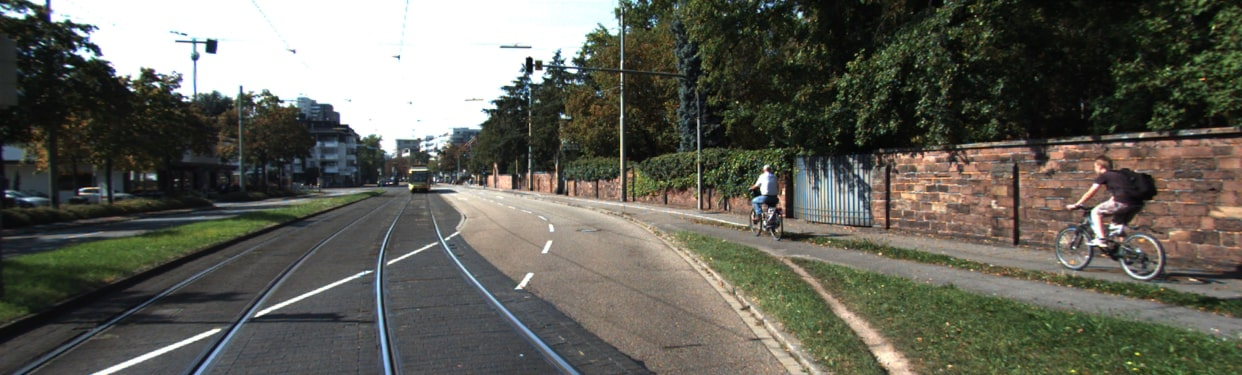
#> input picture featureExtractionAndMatching/Images/0000000000.jpg, 1242 x 375 px
$ python BruteForceMatiching_SIFT.py
#> lines starting #> are read from the running program, lines starting #| are printed output that depends on the picture
import cv2 as cv
import matplotlib.pyplot as plt
import csv
import math

img1 = cv.imread('../Images/0000000000.jpg',
                 cv.IMREAD_GRAYSCALE)  # queryImage
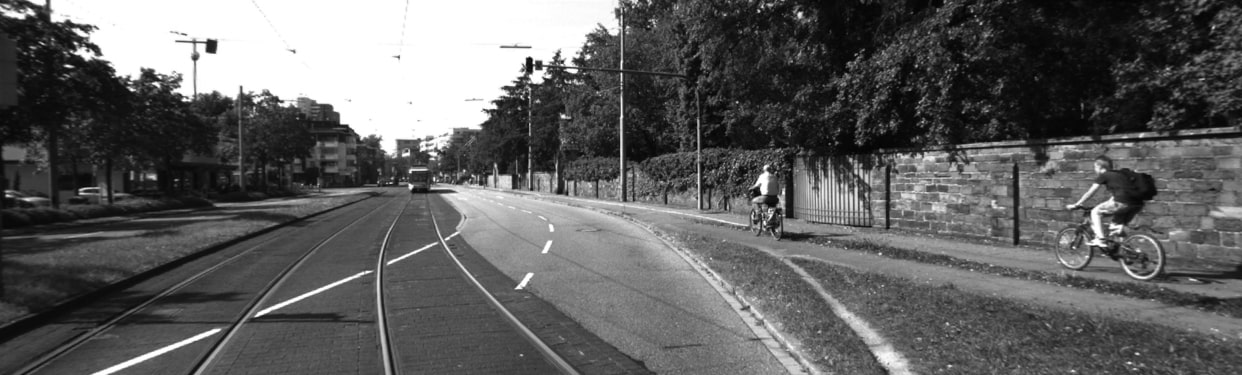
#> img1: shape (375, 1242); min 0, max 255, mean 95.9
img2 = cv.imread('../Images/0000000001.jpg',
                 cv.IMREAD_GRAYSCALE)  # trainImage
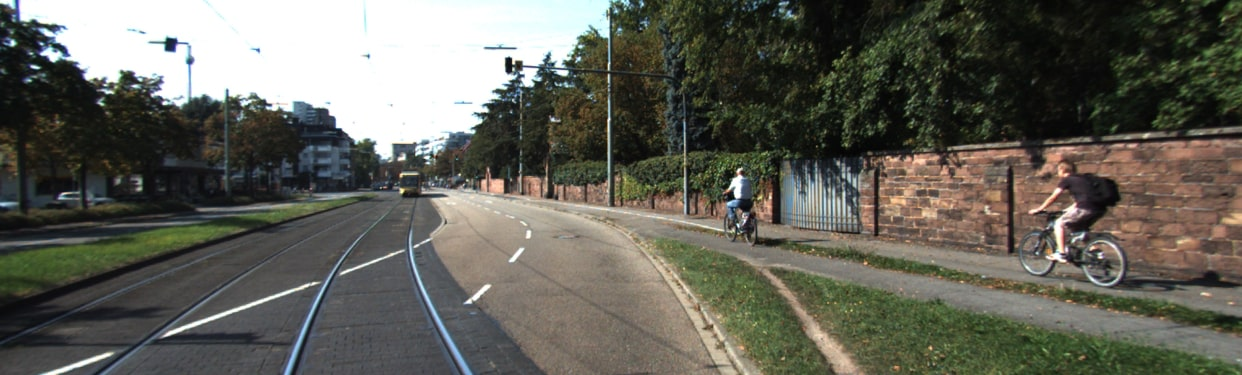
#> input picture featureExtractionAndMatching/Images/0000000001.jpg, 1242 x 375 px
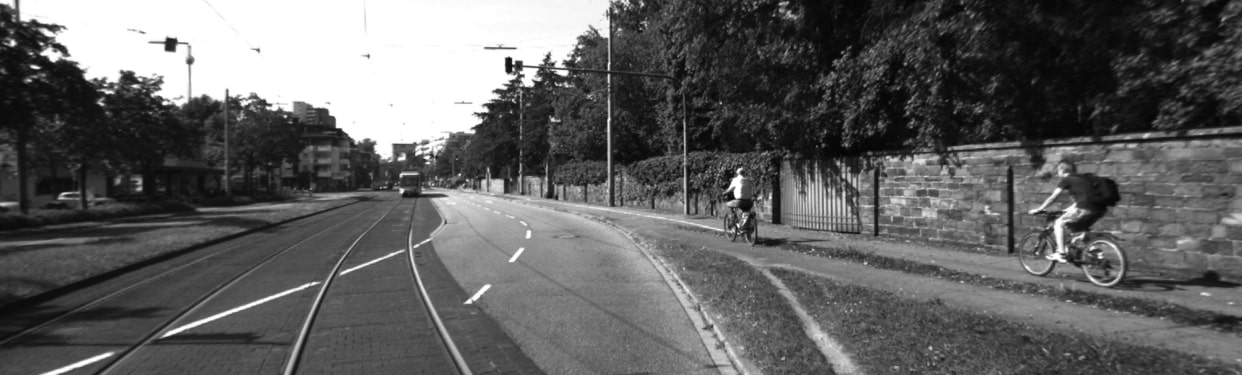
#> img2: shape (375, 1242); min 1, max 255, mean 96.8

sift = cv.xfeatures2d.SIFT_create()
# find the keypoints and descriptors with SIFT
kp1, des1 = sift.detectAndCompute(img1, None)
#> kp1 = 4602 keypoints; strongest (x, y, size): (211, 46, 8.6), (529, 60, 4.4), (411, 186, 3.5), (195, 57, 5.1)
kp2, des2 = sift.detectAndCompute(img2, None)
#> kp2 = 4206 keypoints; strongest (x, y, size): (170, 44, 9.1), (508, 60, 4.7), (13, 43, 4.3), (53, 56, 8.3)
# BFMatcher with default params

# create BFMatcher object
bf = cv.BFMatcher()
# Match descriptors.
match = bf.match(des1, des2)
#> match = 4602 matches
# Sort them in the order of their distance.
matches = sorted(match, key=lambda x: x.distance)
#> matches = 4602 matches

# Draw first 10 matches.
num_matches = 133
# num_matches = len(matches)
img3 = cv.drawMatches(img1,
                      kp1,
                      img2,
                      kp2,
                      matches[:num_matches],
                      None,
                      flags=cv.DrawMatchesFlags_NOT_DRAW_SINGLE_POINTS)
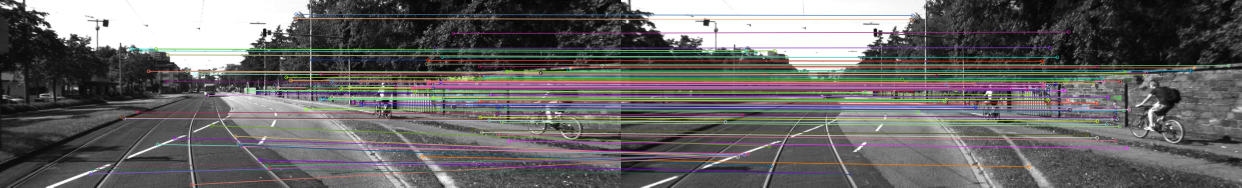
#> img3: shape (375, 2484, 3) (shown at 1/2 size); mean of channels 0, 1, 2 102.7, 102.9, 104.9; drawn as B, G, R

plt.imshow(img3), plt.show()
